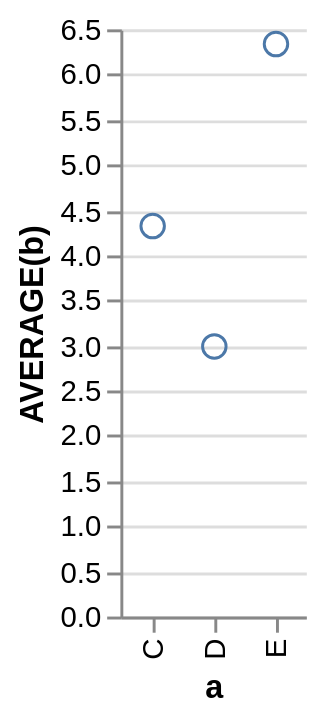

Write a Vega-Lite specification for this figure.
### Vega specification from a JSON file in a GitHub repository (floating-point values rounded to 4 significant figures)
{"$schema": "http://vega.github.io/schema/vega/v3.0.json", "autosize": "pad", "padding": 5, "data": [{"name": "source_0", "values": [{"a": "C", "b": 2}, {"a": "C", "b": 7}, {"a": "C", "b": 4}, {"a": "D", "b": 1}, {"a": "D", "b": 2}, {"a": "D", "b": 6}, {"a": "E", "b": 8}, {"a": "E", "b": 4}, {"a": "E", "b": 7}], "format": {"type": "json", "parse": {"b": "number"}}, "transform": [{"type": "filter", "expr": "datum[\"b\"] !== null && !isNaN(datum[\"b\"])"}, {"type": "aggregate", "groupby": ["a"], "ops": ["average"], "fields": ["b"], "as": ["average_b"]}]}], "signals": [{"name": "width", "update": "bandspace(domain('x').length, 1, 0.5) * 21"}, {"name": "height", "update": "200"}], "marks": [{"name": "nested_main_group", "type": "group", "encode": {"update": {"width": {"signal": "width"}, "height": {"signal": "height"}, "fill": {"value": "transparent"}}}, "marks": [{"name": "marks", "type": "symbol", "role": "point", "from": {"data": "source_0"}, "encode": {"update": {"x": {"scale": "x", "field": "a"}, "y": {"scale": "y", "field": "average_b"}, "stroke": {"value": "#4c78a8"}, "fill": {"value": "transparent"}}}}]}], "scales": [{"name": "x", "type": "point", "domain": {"data": "source_0", "field": "a", "sort": true}, "range": {"step": 21}, "round": true, "padding": 0.5}, {"name": "y", "type": "linear", "domain": {"data": "source_0", "field": "average_b"}, "range": [200, 0], "round": true, "nice": true, "zero": true}], "axes": [{"scale": "x", "orient": "bottom", "tickCount": 5, "title": "a", "zindex": 1, "encode": {"labels": {"update": {"angle": {"value": 270}, "align": {"value": "right"}, "baseline": {"value": "middle"}}}}}, {"scale": "y", "format": "s", "orient": "left", "title": "AVERAGE(b)", "zindex": 1}, {"scale": "y", "domain": false, "format": "s", "grid": true, "labels": false, "orient": "left", "ticks": false, "zindex": 0, "gridScale": "x"}]}
